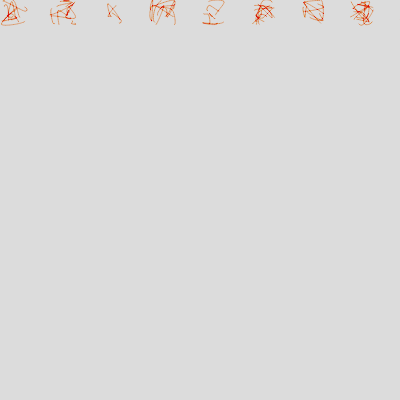
Frame 1 (no input)
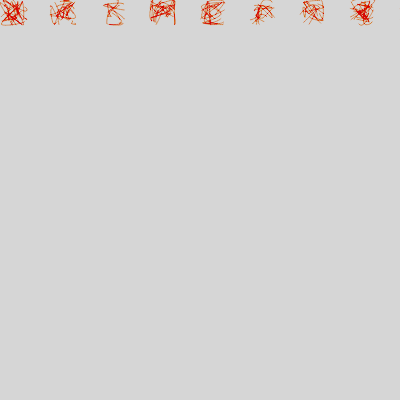
Frame 2 (the mouse pressed at the canvas centre, redrawn once)

The p5.js sketch that drew these frames (run headless with seeded random() and noise() and a simulated clock; the mouse was pressed at the canvas centre and the sketch redrawn once):

// p5.js sketch
// ── sketch.js
function setup() {
  createCanvas(400, 400);
  noLoop();
}

function draw() {
  background(220);
  noFill();
  stroke("tomato");
  blendMode(BURN);
  for (let i=0; i<10; i++) {
    push();
    translate(50*i,0);
    repeteWorm(random(1,10),25,5); 
    pop();
  }
}

function drawWorm(side,nPoints) {
  // let side = 20;
  // let nPoints = 5;
  beginShape(); // inizio forma
  // vanno inseriti i vertici 
  for (let point = 0; point<nPoints; point++) {
    let x = random(side); 
    let y = random(side);
    // vertex(x,y);
    curveVertex(x,y);
  }
  endShape(); // fine forma
}

function repeteWorm(numWorms, side, points) {
  for (let n = 0; n < numWorms; n++) {

    drawWorm(side, points);
  }
}
